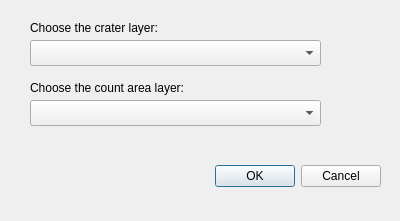
<?xml version="1.0" encoding="UTF-8"?>
<ui version="4.0">
 <class>CircleCratersDialogBase</class>
 <widget class="QDialog" name="CircleCratersDialogBase">
  <property name="geometry">
   <rect>
    <x>0</x>
    <y>0</y>
    <width>400</width>
    <height>221</height>
   </rect>
  </property>
  <property name="windowTitle">
   <string>Circle Craters</string>
  </property>
  <widget class="QDialogButtonBox" name="button_box">
   <property name="geometry">
    <rect>
     <x>40</x>
     <y>160</y>
     <width>341</width>
     <height>32</height>
    </rect>
   </property>
   <property name="orientation">
    <enum>Qt::Horizontal</enum>
   </property>
   <property name="standardButtons">
    <set>QDialogButtonBox::Cancel|QDialogButtonBox::Ok</set>
   </property>
  </widget>
  <widget class="QComboBox" name="craterLayer">
   <property name="geometry">
    <rect>
     <x>30</x>
     <y>40</y>
     <width>291</width>
     <height>26</height>
    </rect>
   </property>
  </widget>
  <widget class="QLabel" name="label_1">
   <property name="geometry">
    <rect>
     <x>30</x>
     <y>20</y>
     <width>221</width>
     <height>16</height>
    </rect>
   </property>
   <property name="text">
    <string>Choose the crater layer:</string>
   </property>
  </widget>
  <widget class="QComboBox" name="areaLayer">
   <property name="geometry">
    <rect>
     <x>30</x>
     <y>100</y>
     <width>291</width>
     <height>26</height>
    </rect>
   </property>
  </widget>
  <widget class="QLabel" name="label_2">
   <property name="geometry">
    <rect>
     <x>30</x>
     <y>80</y>
     <width>201</width>
     <height>16</height>
    </rect>
   </property>
   <property name="text">
    <string>Choose the count area layer:</string>
   </property>
  </widget>
 </widget>
 <resources/>
 <connections>
  <connection>
   <sender>button_box</sender>
   <signal>accepted()</signal>
   <receiver>CircleCratersDialogBase</receiver>
   <slot>accept()</slot>
   <hints>
    <hint type="sourcelabel">
     <x>20</x>
     <y>20</y>
    </hint>
    <hint type="destinationlabel">
     <x>20</x>
     <y>20</y>
    </hint>
   </hints>
  </connection>
  <connection>
   <sender>button_box</sender>
   <signal>rejected()</signal>
   <receiver>CircleCratersDialogBase</receiver>
   <slot>reject()</slot>
   <hints>
    <hint type="sourcelabel">
     <x>20</x>
     <y>20</y>
    </hint>
    <hint type="destinationlabel">
     <x>20</x>
     <y>20</y>
    </hint>
   </hints>
  </connection>
 </connections>
</ui>
